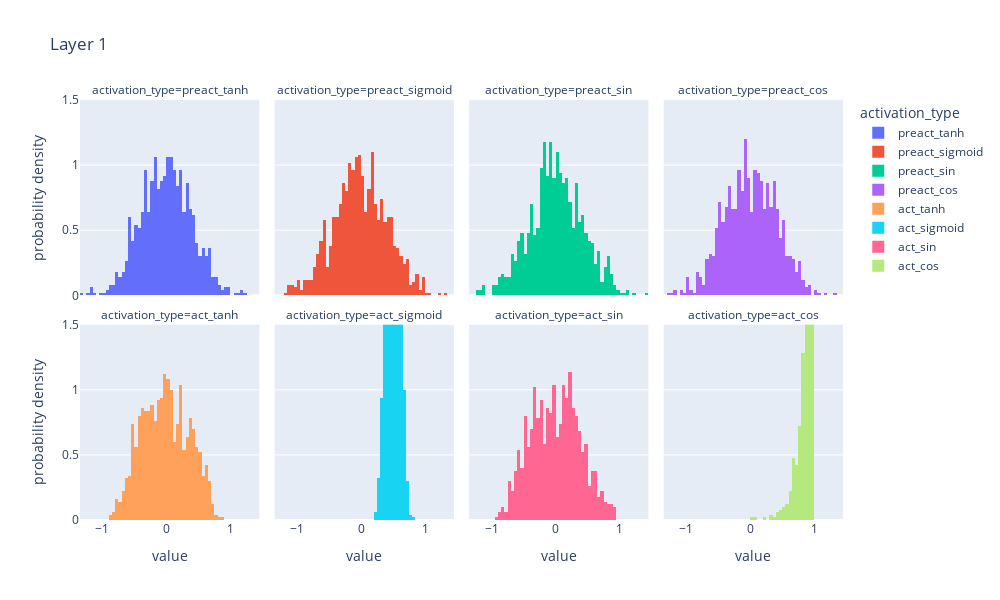
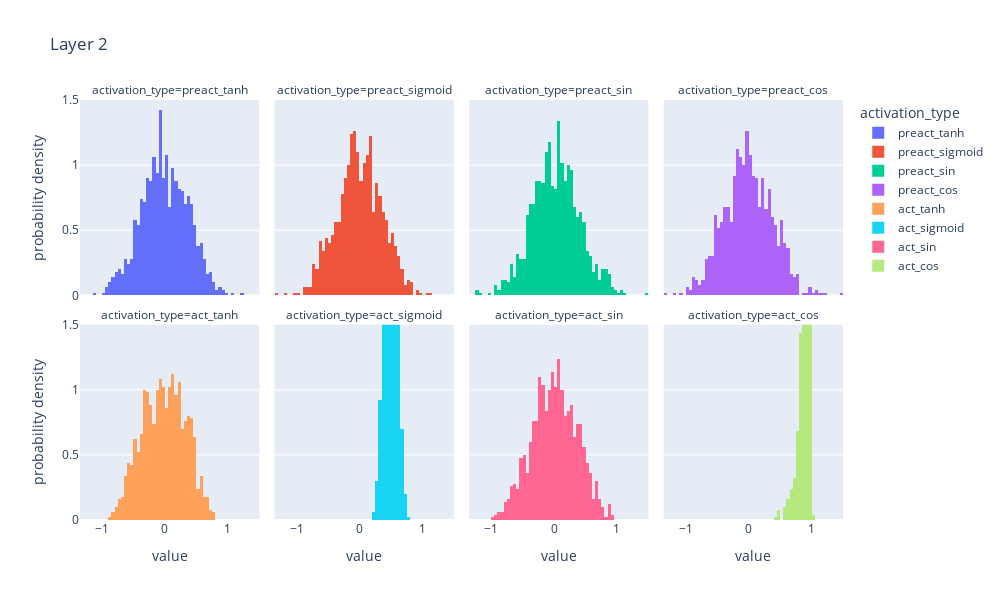
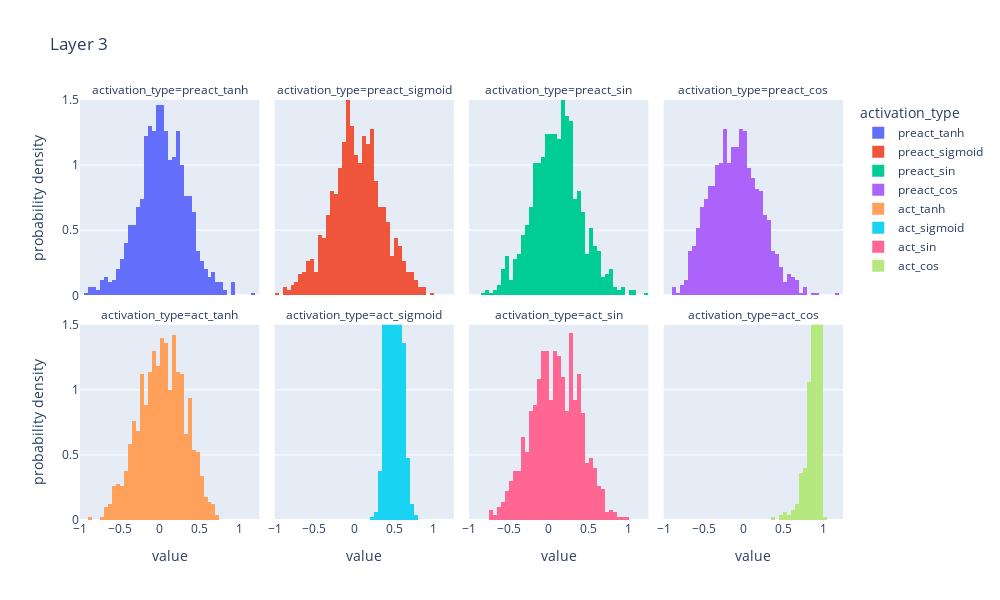

The cell these charts' notebook holds for them, in order:
### Code cell
h1, layer1_acts = splitlayer_forward(encoded_input, W1, b1)
h2, layer2_acts = splitlayer_forward(h1*10, W2, b2)
h3, layer3_acts = splitlayer_forward(h2*10, W3, b3)
plot_acts(layer1_acts, 'Layer 1')
plot_acts(layer2_acts, 'Layer 2')
plot_acts(layer3_acts, 'Layer 3')


display(h1.plt)
display(h2.plt)
display(h3.plt)
# plot_acts(layer3_acts, 'Layer 2')

### Figure 1 — Plotly figure (JSON) as saved in the notebook; plotly's stock layout.template omitted (floating-point values rounded to 4 significant figures; data arrays with more than 128 entries replaced by an {"elided": "..."} marker saying what was removed)
{"data": [{"alignmentgroup": "True", "bingroup": "x", "histnorm": "probability density", "hovertemplate": "activation_type=preact_tanh<br>value=%{x}<br>probability density=%{y}<extra></extra>", "legendgroup": "preact_tanh", "marker": {"color": "#636efa", "pattern": {"shape": ""}}, "name": "preact_tanh", "offsetgroup": "preact_tanh", "orientation": "v", "showlegend": true, "type": "histogram", "x": {"elided": "1000 float values"}, "xaxis": "x5", "yaxis": "y5"}, {"alignmentgroup": "True", "bingroup": "x", "histnorm": "probability density", "hovertemplate": "activation_type=preact_sigmoid<br>value=%{x}<br>probability density=%{y}<extra></extra>", "legendgroup": "preact_sigmoid", "marker": {"color": "#EF553B", "pattern": {"shape": ""}}, "name": "preact_sigmoid", "offsetgroup": "preact_sigmoid", "orientation": "v", "showlegend": true, "type": "histogram", "x": {"elided": "1000 float values"}, "xaxis": "x6", "yaxis": "y6"}, {"alignmentgroup": "True", "bingroup": "x", "histnorm": "probability density", "hovertemplate": "activation_type=preact_sin<br>value=%{x}<br>probability density=%{y}<extra></extra>", "legendgroup": "preact_sin", "marker": {"color": "#00cc96", "pattern": {"shape": ""}}, "name": "preact_sin", "offsetgroup": "preact_sin", "orientation": "v", "showlegend": true, "type": "histogram", "x": {"elided": "1000 float values"}, "xaxis": "x7", "yaxis": "y7"}, {"alignmentgroup": "True", "bingroup": "x", "histnorm": "probability density", "hovertemplate": "activation_type=preact_cos<br>value=%{x}<br>probability density=%{y}<extra></extra>", "legendgroup": "preact_cos", "marker": {"color": "#ab63fa", "pattern": {"shape": ""}}, "name": "preact_cos", "offsetgroup": "preact_cos", "orientation": "v", "showlegend": true, "type": "histogram", "x": {"elided": "1000 float values"}, "xaxis": "x8", "yaxis": "y8"}, {"alignmentgroup": "True", "bingroup": "x", "histnorm": "probability density", "hovertemplate": "activation_type=act_tanh<br>value=%{x}<br>probability density=%{y}<extra></extra>", "legendgroup": "act_tanh", "marker": {"color": "#FFA15A", "pattern": {"shape": ""}}, "name": "act_tanh", "offsetgroup": "act_tanh", "orientation": "v", "showlegend": true, "type": "histogram", "x": {"elided": "1000 float values"}, "xaxis": "x", "yaxis": "y"}, {"alignmentgroup": "True", "bingroup": "x", "histnorm": "probability density", "hovertemplate": "activation_type=act_sigmoid<br>value=%{x}<br>probability density=%{y}<extra></extra>", "legendgroup": "act_sigmoid", "marker": {"color": "#19d3f3", "pattern": {"shape": ""}}, "name": "act_sigmoid", "offsetgroup": "act_sigmoid", "orientation": "v", "showlegend": true, "type": "histogram", "x": {"elided": "1000 float values"}, "xaxis": "x2", "yaxis": "y2"}, {"alignmentgroup": "True", "bingroup": "x", "histnorm": "probability density", "hovertemplate": "activation_type=act_sin<br>value=%{x}<br>probability density=%{y}<extra></extra>", "legendgroup": "act_sin", "marker": {"color": "#FF6692", "pattern": {"shape": ""}}, "name": "act_sin", "offsetgroup": "act_sin", "orientation": "v", "showlegend": true, "type": "histogram", "x": {"elided": "1000 float values"}, "xaxis": "x3", "yaxis": "y3"}, {"alignmentgroup": "True", "bingroup": "x", "histnorm": "probability density", "hovertemplate": "activation_type=act_cos<br>value=%{x}<br>probability density=%{y}<extra></extra>", "legendgroup": "act_cos", "marker": {"color": "#B6E880", "pattern": {"shape": ""}}, "name": "act_cos", "offsetgroup": "act_cos", "orientation": "v", "showlegend": true, "type": "histogram", "x": {"elided": "1000 float values"}, "xaxis": "x4", "yaxis": "y4"}], "layout": {"annotations": [{"font": {}, "showarrow": false, "text": "activation_type=act_tanh", "x": 0.1175, "xanchor": "center", "xref": "paper", "y": 0.465, "yanchor": "bottom", "yref": "paper"}, {"font": {}, "showarrow": false, "text": "activation_type=act_sigmoid", "x": 0.3725, "xanchor": "center", "xref": "paper", "y": 0.465, "yanchor": "bottom", "yref": "paper"}, {"font": {}, "showarrow": false, "text": "activation_type=act_sin", "x": 0.6275, "xanchor": "center", "xref": "paper", "y": 0.465, "yanchor": "bottom", "yref": "paper"}, {"font": {}, "showarrow": false, "text": "activation_type=act_cos", "x": 0.8825, "xanchor": "center", "xref": "paper", "y": 0.465, "yanchor": "bottom", "yref": "paper"}, {"font": {}, "showarrow": false, "text": "activation_type=preact_tanh", "x": 0.1175, "xanchor": "center", "xref": "paper", "y": 1.0, "yanchor": "bottom", "yref": "paper"}, {"font": {}, "showarrow": false, "text": "activation_type=preact_sigmoid", "x": 0.3725, "xanchor": "center", "xref": "paper", "y": 1.0, "yanchor": "bottom", "yref": "paper"}, {"font": {}, "showarrow": false, "text": "activation_type=preact_sin", "x": 0.6275, "xanchor": "center", "xref": "paper", "y": 1.0, "yanchor": "bottom", "yref": "paper"}, {"font": {}, "showarrow": false, "text": "activation_type=preact_cos", "x": 0.8825, "xanchor": "center", "xref": "paper", "y": 1.0, "yanchor": "bottom", "yref": "paper"}], "autosize": false, "barmode": "relative", "height": 600, "legend": {"title": {"text": "activation_type"}, "tracegroupgap": 0}, "title": {"text": "Layer 1"}, "width": 1000, "xaxis": {"anchor": "y", "autorange": true, "domain": [0, 0.235], "range": [-1.35, 1.45], "title": {"text": "value"}, "type": "linear"}, "xaxis2": {"anchor": "y2", "autorange": true, "domain": [0.255, 0.49], "matches": "x", "range": [-1.35, 1.45], "title": {"text": "value"}, "type": "linear"}, "xaxis3": {"anchor": "y3", "autorange": true, "domain": [0.51, 0.745], "matches": "x", "range": [-1.35, 1.45], "title": {"text": "value"}, "type": "linear"}, "xaxis4": {"anchor": "y4", "autorange": true, "domain": [0.765, 1.0], "matches": "x", "range": [-1.35, 1.45], "title": {"text": "value"}, "type": "linear"}, "xaxis5": {"anchor": "y5", "autorange": true, "domain": [0, 0.235], "matches": "x", "range": [-1.35, 1.45], "showticklabels": false, "type": "linear"}, "xaxis6": {"anchor": "y6", "autorange": true, "domain": [0.255, 0.49], "matches": "x", "range": [-1.35, 1.45], "showticklabels": false, "type": "linear"}, "xaxis7": {"anchor": "y7", "autorange": true, "domain": [0.51, 0.745], "matches": "x", "range": [-1.35, 1.45], "showticklabels": false, "type": "linear"}, "xaxis8": {"anchor": "y8", "autorange": true, "domain": [0.765, 1.0], "matches": "x", "range": [-1.35, 1.45], "showticklabels": false, "type": "linear"}, "yaxis": {"anchor": "x", "domain": [0, 0.465], "range": [0, 1.5], "title": {"text": "probability density"}}, "yaxis2": {"anchor": "x2", "domain": [0, 0.465], "matches": "y", "range": [0, 1.5], "showticklabels": false}, "yaxis3": {"anchor": "x3", "domain": [0, 0.465], "matches": "y", "range": [0, 1.5], "showticklabels": false}, "yaxis4": {"anchor": "x4", "domain": [0, 0.465], "matches": "y", "range": [0, 1.5], "showticklabels": false}, "yaxis5": {"anchor": "x5", "domain": [0.535, 1.0], "matches": "y", "range": [0, 1.5], "title": {"text": "probability density"}}, "yaxis6": {"anchor": "x6", "domain": [0.535, 1.0], "matches": "y", "range": [0, 1.5], "showticklabels": false}, "yaxis7": {"anchor": "x7", "domain": [0.535, 1.0], "matches": "y", "range": [0, 1.5], "showticklabels": false}, "yaxis8": {"anchor": "x8", "domain": [0.535, 1.0], "matches": "y", "range": [0, 1.5], "showticklabels": false}}}

### Figure 2 — Plotly figure (JSON) as saved in the notebook; plotly's stock layout.template omitted (floating-point values rounded to 4 significant figures; data arrays with more than 128 entries replaced by an {"elided": "..."} marker saying what was removed)
{"data": [{"alignmentgroup": "True", "bingroup": "x", "histnorm": "probability density", "hovertemplate": "activation_type=preact_tanh<br>value=%{x}<br>probability density=%{y}<extra></extra>", "legendgroup": "preact_tanh", "marker": {"color": "#636efa", "pattern": {"shape": ""}}, "name": "preact_tanh", "offsetgroup": "preact_tanh", "orientation": "v", "showlegend": true, "type": "histogram", "x": {"elided": "1000 float values"}, "xaxis": "x5", "yaxis": "y5"}, {"alignmentgroup": "True", "bingroup": "x", "histnorm": "probability density", "hovertemplate": "activation_type=preact_sigmoid<br>value=%{x}<br>probability density=%{y}<extra></extra>", "legendgroup": "preact_sigmoid", "marker": {"color": "#EF553B", "pattern": {"shape": ""}}, "name": "preact_sigmoid", "offsetgroup": "preact_sigmoid", "orientation": "v", "showlegend": true, "type": "histogram", "x": {"elided": "1000 float values"}, "xaxis": "x6", "yaxis": "y6"}, {"alignmentgroup": "True", "bingroup": "x", "histnorm": "probability density", "hovertemplate": "activation_type=preact_sin<br>value=%{x}<br>probability density=%{y}<extra></extra>", "legendgroup": "preact_sin", "marker": {"color": "#00cc96", "pattern": {"shape": ""}}, "name": "preact_sin", "offsetgroup": "preact_sin", "orientation": "v", "showlegend": true, "type": "histogram", "x": {"elided": "1000 float values"}, "xaxis": "x7", "yaxis": "y7"}, {"alignmentgroup": "True", "bingroup": "x", "histnorm": "probability density", "hovertemplate": "activation_type=preact_cos<br>value=%{x}<br>probability density=%{y}<extra></extra>", "legendgroup": "preact_cos", "marker": {"color": "#ab63fa", "pattern": {"shape": ""}}, "name": "preact_cos", "offsetgroup": "preact_cos", "orientation": "v", "showlegend": true, "type": "histogram", "x": {"elided": "1000 float values"}, "xaxis": "x8", "yaxis": "y8"}, {"alignmentgroup": "True", "bingroup": "x", "histnorm": "probability density", "hovertemplate": "activation_type=act_tanh<br>value=%{x}<br>probability density=%{y}<extra></extra>", "legendgroup": "act_tanh", "marker": {"color": "#FFA15A", "pattern": {"shape": ""}}, "name": "act_tanh", "offsetgroup": "act_tanh", "orientation": "v", "showlegend": true, "type": "histogram", "x": {"elided": "1000 float values"}, "xaxis": "x", "yaxis": "y"}, {"alignmentgroup": "True", "bingroup": "x", "histnorm": "probability density", "hovertemplate": "activation_type=act_sigmoid<br>value=%{x}<br>probability density=%{y}<extra></extra>", "legendgroup": "act_sigmoid", "marker": {"color": "#19d3f3", "pattern": {"shape": ""}}, "name": "act_sigmoid", "offsetgroup": "act_sigmoid", "orientation": "v", "showlegend": true, "type": "histogram", "x": {"elided": "1000 float values"}, "xaxis": "x2", "yaxis": "y2"}, {"alignmentgroup": "True", "bingroup": "x", "histnorm": "probability density", "hovertemplate": "activation_type=act_sin<br>value=%{x}<br>probability density=%{y}<extra></extra>", "legendgroup": "act_sin", "marker": {"color": "#FF6692", "pattern": {"shape": ""}}, "name": "act_sin", "offsetgroup": "act_sin", "orientation": "v", "showlegend": true, "type": "histogram", "x": {"elided": "1000 float values"}, "xaxis": "x3", "yaxis": "y3"}, {"alignmentgroup": "True", "bingroup": "x", "histnorm": "probability density", "hovertemplate": "activation_type=act_cos<br>value=%{x}<br>probability density=%{y}<extra></extra>", "legendgroup": "act_cos", "marker": {"color": "#B6E880", "pattern": {"shape": ""}}, "name": "act_cos", "offsetgroup": "act_cos", "orientation": "v", "showlegend": true, "type": "histogram", "x": {"elided": "1000 float values"}, "xaxis": "x4", "yaxis": "y4"}], "layout": {"annotations": [{"font": {}, "showarrow": false, "text": "activation_type=act_tanh", "x": 0.1175, "xanchor": "center", "xref": "paper", "y": 0.465, "yanchor": "bottom", "yref": "paper"}, {"font": {}, "showarrow": false, "text": "activation_type=act_sigmoid", "x": 0.3725, "xanchor": "center", "xref": "paper", "y": 0.465, "yanchor": "bottom", "yref": "paper"}, {"font": {}, "showarrow": false, "text": "activation_type=act_sin", "x": 0.6275, "xanchor": "center", "xref": "paper", "y": 0.465, "yanchor": "bottom", "yref": "paper"}, {"font": {}, "showarrow": false, "text": "activation_type=act_cos", "x": 0.8825, "xanchor": "center", "xref": "paper", "y": 0.465, "yanchor": "bottom", "yref": "paper"}, {"font": {}, "showarrow": false, "text": "activation_type=preact_tanh", "x": 0.1175, "xanchor": "center", "xref": "paper", "y": 1.0, "yanchor": "bottom", "yref": "paper"}, {"font": {}, "showarrow": false, "text": "activation_type=preact_sigmoid", "x": 0.3725, "xanchor": "center", "xref": "paper", "y": 1.0, "yanchor": "bottom", "yref": "paper"}, {"font": {}, "showarrow": false, "text": "activation_type=preact_sin", "x": 0.6275, "xanchor": "center", "xref": "paper", "y": 1.0, "yanchor": "bottom", "yref": "paper"}, {"font": {}, "showarrow": false, "text": "activation_type=preact_cos", "x": 0.8825, "xanchor": "center", "xref": "paper", "y": 1.0, "yanchor": "bottom", "yref": "paper"}], "autosize": false, "barmode": "relative", "height": 600, "legend": {"title": {"text": "activation_type"}, "tracegroupgap": 0}, "title": {"text": "Layer 2"}, "width": 1000, "xaxis": {"anchor": "y", "autorange": true, "domain": [0, 0.235], "range": [-1.35, 1.5], "title": {"text": "value"}, "type": "linear"}, "xaxis2": {"anchor": "y2", "autorange": true, "domain": [0.255, 0.49], "matches": "x", "range": [-1.35, 1.5], "title": {"text": "value"}, "type": "linear"}, "xaxis3": {"anchor": "y3", "autorange": true, "domain": [0.51, 0.745], "matches": "x", "range": [-1.35, 1.5], "title": {"text": "value"}, "type": "linear"}, "xaxis4": {"anchor": "y4", "autorange": true, "domain": [0.765, 1.0], "matches": "x", "range": [-1.35, 1.5], "title": {"text": "value"}, "type": "linear"}, "xaxis5": {"anchor": "y5", "autorange": true, "domain": [0, 0.235], "matches": "x", "range": [-1.35, 1.5], "showticklabels": false, "type": "linear"}, "xaxis6": {"anchor": "y6", "autorange": true, "domain": [0.255, 0.49], "matches": "x", "range": [-1.35, 1.5], "showticklabels": false, "type": "linear"}, "xaxis7": {"anchor": "y7", "autorange": true, "domain": [0.51, 0.745], "matches": "x", "range": [-1.35, 1.5], "showticklabels": false, "type": "linear"}, "xaxis8": {"anchor": "y8", "autorange": true, "domain": [0.765, 1.0], "matches": "x", "range": [-1.35, 1.5], "showticklabels": false, "type": "linear"}, "yaxis": {"anchor": "x", "domain": [0, 0.465], "range": [0, 1.5], "title": {"text": "probability density"}}, "yaxis2": {"anchor": "x2", "domain": [0, 0.465], "matches": "y", "range": [0, 1.5], "showticklabels": false}, "yaxis3": {"anchor": "x3", "domain": [0, 0.465], "matches": "y", "range": [0, 1.5], "showticklabels": false}, "yaxis4": {"anchor": "x4", "domain": [0, 0.465], "matches": "y", "range": [0, 1.5], "showticklabels": false}, "yaxis5": {"anchor": "x5", "domain": [0.535, 1.0], "matches": "y", "range": [0, 1.5], "title": {"text": "probability density"}}, "yaxis6": {"anchor": "x6", "domain": [0.535, 1.0], "matches": "y", "range": [0, 1.5], "showticklabels": false}, "yaxis7": {"anchor": "x7", "domain": [0.535, 1.0], "matches": "y", "range": [0, 1.5], "showticklabels": false}, "yaxis8": {"anchor": "x8", "domain": [0.535, 1.0], "matches": "y", "range": [0, 1.5], "showticklabels": false}}}

### Figure 3 — Plotly figure (JSON) as saved in the notebook; plotly's stock layout.template omitted (floating-point values rounded to 4 significant figures; data arrays with more than 128 entries replaced by an {"elided": "..."} marker saying what was removed)
{"data": [{"alignmentgroup": "True", "bingroup": "x", "histnorm": "probability density", "hovertemplate": "activation_type=preact_tanh<br>value=%{x}<br>probability density=%{y}<extra></extra>", "legendgroup": "preact_tanh", "marker": {"color": "#636efa", "pattern": {"shape": ""}}, "name": "preact_tanh", "offsetgroup": "preact_tanh", "orientation": "v", "showlegend": true, "type": "histogram", "x": {"elided": "1000 float values"}, "xaxis": "x5", "yaxis": "y5"}, {"alignmentgroup": "True", "bingroup": "x", "histnorm": "probability density", "hovertemplate": "activation_type=preact_sigmoid<br>value=%{x}<br>probability density=%{y}<extra></extra>", "legendgroup": "preact_sigmoid", "marker": {"color": "#EF553B", "pattern": {"shape": ""}}, "name": "preact_sigmoid", "offsetgroup": "preact_sigmoid", "orientation": "v", "showlegend": true, "type": "histogram", "x": {"elided": "1000 float values"}, "xaxis": "x6", "yaxis": "y6"}, {"alignmentgroup": "True", "bingroup": "x", "histnorm": "probability density", "hovertemplate": "activation_type=preact_sin<br>value=%{x}<br>probability density=%{y}<extra></extra>", "legendgroup": "preact_sin", "marker": {"color": "#00cc96", "pattern": {"shape": ""}}, "name": "preact_sin", "offsetgroup": "preact_sin", "orientation": "v", "showlegend": true, "type": "histogram", "x": {"elided": "1000 float values"}, "xaxis": "x7", "yaxis": "y7"}, {"alignmentgroup": "True", "bingroup": "x", "histnorm": "probability density", "hovertemplate": "activation_type=preact_cos<br>value=%{x}<br>probability density=%{y}<extra></extra>", "legendgroup": "preact_cos", "marker": {"color": "#ab63fa", "pattern": {"shape": ""}}, "name": "preact_cos", "offsetgroup": "preact_cos", "orientation": "v", "showlegend": true, "type": "histogram", "x": {"elided": "1000 float values"}, "xaxis": "x8", "yaxis": "y8"}, {"alignmentgroup": "True", "bingroup": "x", "histnorm": "probability density", "hovertemplate": "activation_type=act_tanh<br>value=%{x}<br>probability density=%{y}<extra></extra>", "legendgroup": "act_tanh", "marker": {"color": "#FFA15A", "pattern": {"shape": ""}}, "name": "act_tanh", "offsetgroup": "act_tanh", "orientation": "v", "showlegend": true, "type": "histogram", "x": {"elided": "1000 float values"}, "xaxis": "x", "yaxis": "y"}, {"alignmentgroup": "True", "bingroup": "x", "histnorm": "probability density", "hovertemplate": "activation_type=act_sigmoid<br>value=%{x}<br>probability density=%{y}<extra></extra>", "legendgroup": "act_sigmoid", "marker": {"color": "#19d3f3", "pattern": {"shape": ""}}, "name": "act_sigmoid", "offsetgroup": "act_sigmoid", "orientation": "v", "showlegend": true, "type": "histogram", "x": {"elided": "1000 float values"}, "xaxis": "x2", "yaxis": "y2"}, {"alignmentgroup": "True", "bingroup": "x", "histnorm": "probability density", "hovertemplate": "activation_type=act_sin<br>value=%{x}<br>probability density=%{y}<extra></extra>", "legendgroup": "act_sin", "marker": {"color": "#FF6692", "pattern": {"shape": ""}}, "name": "act_sin", "offsetgroup": "act_sin", "orientation": "v", "showlegend": true, "type": "histogram", "x": {"elided": "1000 float values"}, "xaxis": "x3", "yaxis": "y3"}, {"alignmentgroup": "True", "bingroup": "x", "histnorm": "probability density", "hovertemplate": "activation_type=act_cos<br>value=%{x}<br>probability density=%{y}<extra></extra>", "legendgroup": "act_cos", "marker": {"color": "#B6E880", "pattern": {"shape": ""}}, "name": "act_cos", "offsetgroup": "act_cos", "orientation": "v", "showlegend": true, "type": "histogram", "x": {"elided": "1000 float values"}, "xaxis": "x4", "yaxis": "y4"}], "layout": {"annotations": [{"font": {}, "showarrow": false, "text": "activation_type=act_tanh", "x": 0.1175, "xanchor": "center", "xref": "paper", "y": 0.465, "yanchor": "bottom", "yref": "paper"}, {"font": {}, "showarrow": false, "text": "activation_type=act_sigmoid", "x": 0.3725, "xanchor": "center", "xref": "paper", "y": 0.465, "yanchor": "bottom", "yref": "paper"}, {"font": {}, "showarrow": false, "text": "activation_type=act_sin", "x": 0.6275, "xanchor": "center", "xref": "paper", "y": 0.465, "yanchor": "bottom", "yref": "paper"}, {"font": {}, "showarrow": false, "text": "activation_type=act_cos", "x": 0.8825, "xanchor": "center", "xref": "paper", "y": 0.465, "yanchor": "bottom", "yref": "paper"}, {"font": {}, "showarrow": false, "text": "activation_type=preact_tanh", "x": 0.1175, "xanchor": "center", "xref": "paper", "y": 1.0, "yanchor": "bottom", "yref": "paper"}, {"font": {}, "showarrow": false, "text": "activation_type=preact_sigmoid", "x": 0.3725, "xanchor": "center", "xref": "paper", "y": 1.0, "yanchor": "bottom", "yref": "paper"}, {"font": {}, "showarrow": false, "text": "activation_type=preact_sin", "x": 0.6275, "xanchor": "center", "xref": "paper", "y": 1.0, "yanchor": "bottom", "yref": "paper"}, {"font": {}, "showarrow": false, "text": "activation_type=preact_cos", "x": 0.8825, "xanchor": "center", "xref": "paper", "y": 1.0, "yanchor": "bottom", "yref": "paper"}], "autosize": false, "barmode": "relative", "height": 600, "legend": {"title": {"text": "activation_type"}, "tracegroupgap": 0}, "title": {"text": "Layer 3"}, "width": 1000, "xaxis": {"anchor": "y", "autorange": true, "domain": [0, 0.235], "range": [-1, 1.25], "title": {"text": "value"}, "type": "linear"}, "xaxis2": {"anchor": "y2", "autorange": true, "domain": [0.255, 0.49], "matches": "x", "range": [-1, 1.25], "title": {"text": "value"}, "type": "linear"}, "xaxis3": {"anchor": "y3", "autorange": true, "domain": [0.51, 0.745], "matches": "x", "range": [-1, 1.25], "title": {"text": "value"}, "type": "linear"}, "xaxis4": {"anchor": "y4", "autorange": true, "domain": [0.765, 1.0], "matches": "x", "range": [-1, 1.25], "title": {"text": "value"}, "type": "linear"}, "xaxis5": {"anchor": "y5", "autorange": true, "domain": [0, 0.235], "matches": "x", "range": [-1, 1.25], "showticklabels": false, "type": "linear"}, "xaxis6": {"anchor": "y6", "autorange": true, "domain": [0.255, 0.49], "matches": "x", "range": [-1, 1.25], "showticklabels": false, "type": "linear"}, "xaxis7": {"anchor": "y7", "autorange": true, "domain": [0.51, 0.745], "matches": "x", "range": [-1, 1.25], "showticklabels": false, "type": "linear"}, "xaxis8": {"anchor": "y8", "autorange": true, "domain": [0.765, 1.0], "matches": "x", "range": [-1, 1.25], "showticklabels": false, "type": "linear"}, "yaxis": {"anchor": "x", "domain": [0, 0.465], "range": [0, 1.5], "title": {"text": "probability density"}}, "yaxis2": {"anchor": "x2", "domain": [0, 0.465], "matches": "y", "range": [0, 1.5], "showticklabels": false}, "yaxis3": {"anchor": "x3", "domain": [0, 0.465], "matches": "y", "range": [0, 1.5], "showticklabels": false}, "yaxis4": {"anchor": "x4", "domain": [0, 0.465], "matches": "y", "range": [0, 1.5], "showticklabels": false}, "yaxis5": {"anchor": "x5", "domain": [0.535, 1.0], "matches": "y", "range": [0, 1.5], "title": {"text": "probability density"}}, "yaxis6": {"anchor": "x6", "domain": [0.535, 1.0], "matches": "y", "range": [0, 1.5], "showticklabels": false}, "yaxis7": {"anchor": "x7", "domain": [0.535, 1.0], "matches": "y", "range": [0, 1.5], "showticklabels": false}, "yaxis8": {"anchor": "x8", "domain": [0.535, 1.0], "matches": "y", "range": [0, 1.5], "showticklabels": false}}}
